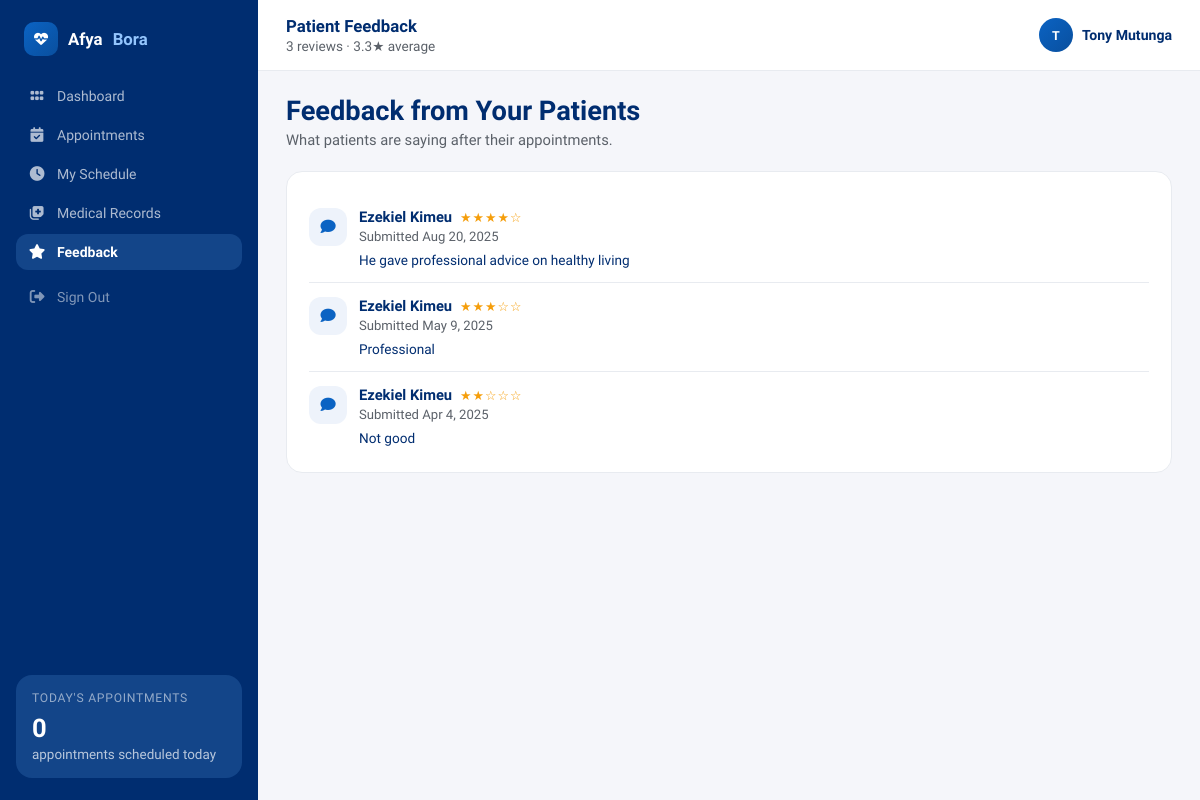
The page /doctors/view_feedback.php (signed in) on the database as committed earlier.
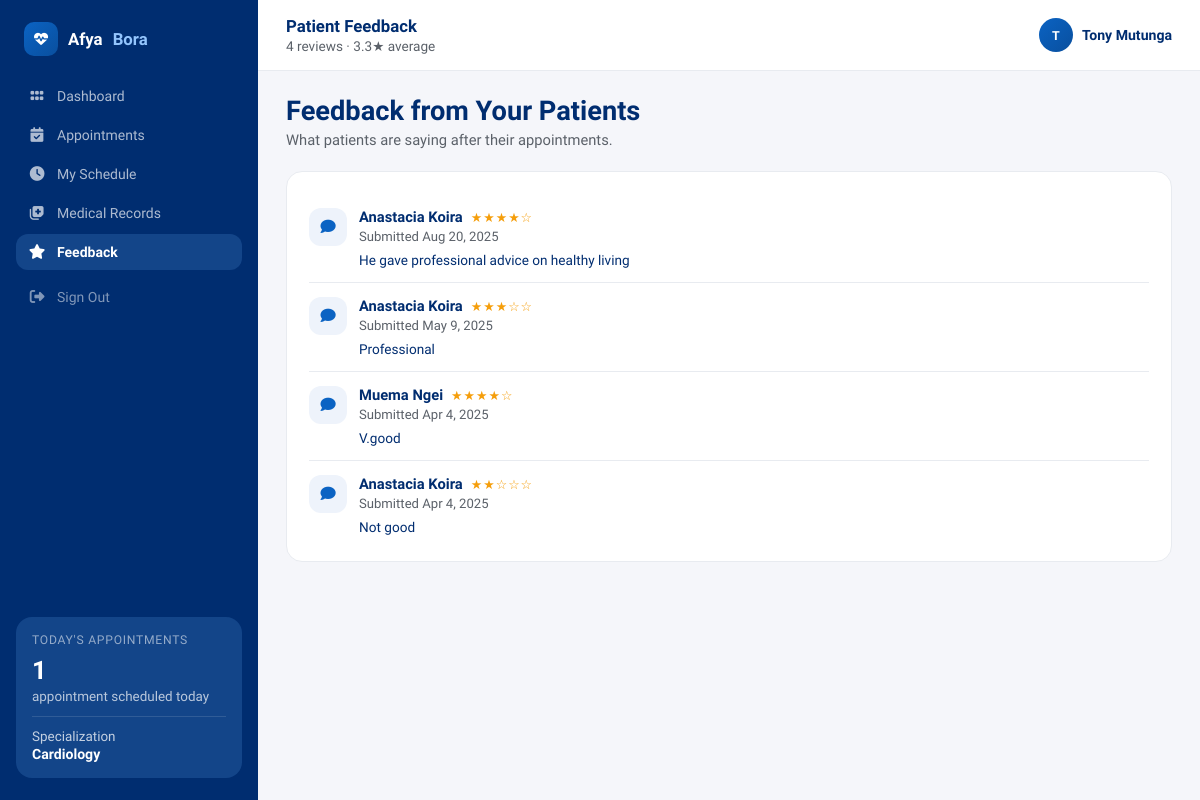
The same page on the database as committed later.
### tables this page shows
CREATE TABLE `feedback` (
  `feedback_id` int(11) NOT NULL AUTO_INCREMENT,
  `patient_id` int(11) NOT NULL,
  `doctor_id` int(11) NOT NULL,
  `rating` int(11) DEFAULT NULL,
  `comments` text DEFAULT NULL,
  `created_at` timestamp NULL DEFAULT current_timestamp(),
  PRIMARY KEY (`feedback_id`),
  KEY `patient_id` (`patient_id`),
  KEY `doctor_id` (`doctor_id`),
  CONSTRAINT `feedback_ibfk_2` FOREIGN KEY (`doctor_id`) REFERENCES `users` (`user_id`) ON DELETE CASCADE,
  CONSTRAINT `fk_feedback_patient` FOREIGN KEY (`patient_id`) REFERENCES `users` (`user_id`) ON DELETE CASCADE
);

CREATE TABLE `users` (
  `user_id` int(11) NOT NULL AUTO_INCREMENT,
  `full_name` varchar(100) NOT NULL,
  `email` varchar(100) NOT NULL,
  `password_hash` varchar(255) NOT NULL,
  `phone_number` varchar(15) DEFAULT NULL,
  `role` enum('admin','doctor','patient','receptionist') NOT NULL,
  `specialization` varchar(100) DEFAULT NULL,
  `date_of_birth` date DEFAULT NULL,
  `gender` enum('male','female','other') DEFAULT NULL,
  `address` text DEFAULT NULL,
  `created_at` timestamp NULL DEFAULT current_timestamp(),
  PRIMARY KEY (`user_id`),
  UNIQUE KEY `email` (`email`)
);

### doctors/view_feedback.php (the view, shortened to what the changed rows need)
<?php
require_once "../config/db.php";
$doctor_id = $_SESSION["user_id"];
$stmt = $conn->prepare("
    SELECT f.rating, f.comments, f.created_at, u.full_name AS patient_name
    FROM feedback f
    JOIN users u ON f.patient_id = u.user_id
    WHERE f.doctor_id = ?
    ORDER BY f.created_at DESC
");
$stmt->bind_param("i", $doctor_id);
$stmt->execute();
$result = $stmt->get_result();
$total = $result->num_rows;
$avg_rating = 0;
if ($total > 0) {
    $sum_stmt = $conn->prepare("SELECT AVG(rating) AS avg_r FROM feedback WHERE doctor_id = ?");
    $sum_stmt->bind_param("i", $doctor_id);
    $sum_stmt->execute();
    $avg_rating = round((float)($sum_stmt->get_result()->fetch_assoc()["avg_r"] ?? 0), 1);
}
?>
<!DOCTYPE html>
<html lang="en">
<head>
    <link rel="stylesheet" href="https://cdnjs.cloudflare.com/ajax/libs/font-awesome/6.5.0/css/all.min.css">
</head>
<body>
<?php include "sidebar.php"; ?>
<div class="ab-main-wrap">
    <header class="ab-topbar">
        <div class="ab-topbar-left">
            <div class="ab-greeting">Patient Feedback</div>
            <div class="ab-subgreeting"><?= $total ?> review<?= $total === 1 ? '' : 's' ?><?= $total > 0 ? " · {$avg_rating}★ average" : '' ?></div>
        </div>
    </header>
    <main class="ab-content">
        <div class="ab-card">
            <?php if ($total > 0): ?>
                <?php while ($row = $result->fetch_assoc()): ?>
                    <div class="ab-list-row">
                        <div class="ab-icon-chip"><i class="fas fa-comment"></i></div>
                        <div class="alr-body">
                            <div class="alr-title-line">
                                <span class="alr-title"><?= htmlspecialchars($row["patient_name"]) ?></span>
                                <span class="fb-stars"><?= str_repeat("★", (int)$row["rating"]) . str_repeat("☆", 5 - (int)$row["rating"]) ?></span>
                            </div>
                            <div class="alr-meta">Submitted <?= date("M j, Y", strtotime($row["created_at"])) ?></div>
                            <?php if (!empty($row['comments'])): ?><div class="alr-detail"><?= nl2br(htmlspecialchars($row["comments"])) ?></div><?php endif; ?>
                        </div>
                    </div>
                <?php endwhile; ?>
            <?php else: ?>
                <p style="color:var(--muted);font-size:.85rem;margin:6px 0 0">No feedback submitted yet.</p>
            <?php endif; ?>
        </div>
    </main>
</div>
</body>
</html>

### doctors/sidebar.php (shortened to what the changed rows need)
<?php
$__sidebar_doctor_id = $_SESSION["user_id"] ?? null;
$__today_count = 0;
$__specialization = null;
if ($__sidebar_doctor_id) {
    $__stmt = $conn->prepare("SELECT COUNT(*) AS c FROM appointments WHERE doctor_id = ? AND appointment_date = CURDATE() AND status = 'scheduled'");
    $__stmt->bind_param("i", $__sidebar_doctor_id);
    $__stmt->execute();
    $__today_count = (int)($__stmt->get_result()->fetch_assoc()["c"] ?? 0);
    $__spec_stmt = $conn->prepare("SELECT specialization FROM users WHERE user_id = ?");
    $__spec_stmt->bind_param("i", $__sidebar_doctor_id);
    $__spec_stmt->execute();
    $__specialization = $__spec_stmt->get_result()->fetch_assoc()["specialization"] ?? null;
}
?>
<aside class="ab-sidebar">
  <?php if ($__sidebar_doctor_id): ?>
  <div class="ab-sidebar-widget">
    <div class="aw-title">Today's Appointments</div>
    <div class="aw-pct"><?= $__today_count ?></div>
    <div class="aw-note"><?= $__today_count === 1 ? 'appointment scheduled today' : 'appointments scheduled today' ?></div>
    <?php if ($__specialization): ?>
    <div class="aw-spec">
      Specialization
      <strong><?= htmlspecialchars($__specialization) ?></strong>
    </div>
    <?php endif; ?>
  </div>
  <?php endif; ?>
</aside>

Rows that differ between the two databases and show on the page:
now on this page (row edited): users: specialization "Cardiology"
changed users: specialization empty → "Cardiology" (drawn)
changed feedback "He gave professional advice on healthy living": patient.full_name "Ezekiel Kimeu" → "Anastacia Koira"
changed feedback "Professional": patient.full_name "Ezekiel Kimeu" → "Anastacia Koira"
now on this page (row edited): feedback: patient.full_name "Muema Ngei", rating "★★★★", rating "☆", created_at "Apr 4, 2025", comments "V.good"
changed feedback "Not good": patient.full_name "Ezekiel Kimeu" → "Anastacia Koira"
Other text that changed with them:
$__today_count: "0" → "1"
$total: "3" → "4"
text no longer shown: "appointments scheduled today"
text now shown: "appointment scheduled today Specialization"
